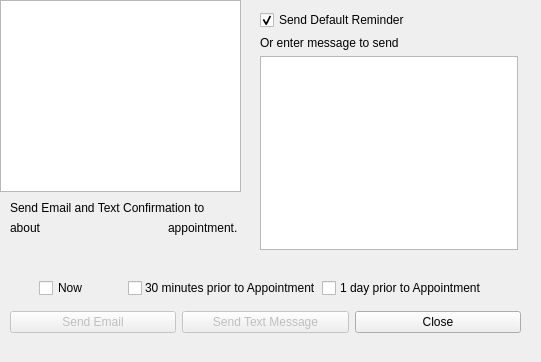
<?xml version="1.0" encoding="UTF-8"?>
<ui version="4.0">
 <class>sendEmailReminder</class>
 <widget class="QDialog" name="sendEmailReminder">
  <property name="geometry">
   <rect>
    <x>0</x>
    <y>0</y>
    <width>541</width>
    <height>362</height>
   </rect>
  </property>
  <property name="windowTitle">
   <string>Dialog</string>
  </property>
  <widget class="QTableView" name="AppointmentView">
   <property name="geometry">
    <rect>
     <x>0</x>
     <y>0</y>
     <width>241</width>
     <height>192</height>
    </rect>
   </property>
  </widget>
  <widget class="QWidget" name="layoutWidget">
   <property name="geometry">
    <rect>
     <x>10</x>
     <y>310</y>
     <width>511</width>
     <height>24</height>
    </rect>
   </property>
   <layout class="QHBoxLayout" name="horizontalLayout">
    <item>
     <widget class="QPushButton" name="pushButton">
      <property name="enabled">
       <bool>false</bool>
      </property>
      <property name="text">
       <string>Send Email</string>
      </property>
     </widget>
    </item>
    <item>
     <widget class="QPushButton" name="pushButton_3">
      <property name="enabled">
       <bool>false</bool>
      </property>
      <property name="text">
       <string>Send Text Message</string>
      </property>
     </widget>
    </item>
    <item>
     <widget class="QPushButton" name="pushButton_2">
      <property name="text">
       <string>Close</string>
      </property>
     </widget>
    </item>
   </layout>
  </widget>
  <widget class="QWidget" name="layoutWidget">
   <property name="geometry">
    <rect>
     <x>10</x>
     <y>220</y>
     <width>231</width>
     <height>16</height>
    </rect>
   </property>
   <layout class="QHBoxLayout" name="horizontalLayout_2">
    <item>
     <widget class="QLabel" name="label_2">
      <property name="text">
       <string>about</string>
      </property>
     </widget>
    </item>
    <item>
     <widget class="QLabel" name="appointmentLabel">
      <property name="text">
       <string/>
      </property>
     </widget>
    </item>
    <item>
     <widget class="QLabel" name="label_4">
      <property name="text">
       <string>appointment.</string>
      </property>
     </widget>
    </item>
   </layout>
  </widget>
  <widget class="QWidget" name="layoutWidget">
   <property name="geometry">
    <rect>
     <x>10</x>
     <y>200</y>
     <width>271</width>
     <height>16</height>
    </rect>
   </property>
   <layout class="QHBoxLayout" name="horizontalLayout_3">
    <item>
     <widget class="QLabel" name="label">
      <property name="text">
       <string>Send Email and Text Confirmation to </string>
      </property>
     </widget>
    </item>
    <item>
     <widget class="QLabel" name="contactLabel">
      <property name="text">
       <string/>
      </property>
     </widget>
    </item>
   </layout>
  </widget>
  <widget class="QWidget" name="layoutWidget">
   <property name="geometry">
    <rect>
     <x>260</x>
     <y>10</y>
     <width>258</width>
     <height>240</height>
    </rect>
   </property>
   <layout class="QVBoxLayout" name="verticalLayout">
    <item>
     <widget class="QCheckBox" name="checkBox">
      <property name="text">
       <string>Send Default Reminder</string>
      </property>
      <property name="checked">
       <bool>true</bool>
      </property>
     </widget>
    </item>
    <item>
     <widget class="QLabel" name="label_3">
      <property name="text">
       <string>Or enter message to send</string>
      </property>
      <property name="wordWrap">
       <bool>true</bool>
      </property>
     </widget>
    </item>
    <item>
     <widget class="QPlainTextEdit" name="BodyMessage"/>
    </item>
   </layout>
  </widget>
  <widget class="QCheckBox" name="NowBox">
   <property name="geometry">
    <rect>
     <x>39</x>
     <y>278</y>
     <width>49</width>
     <height>20</height>
    </rect>
   </property>
   <property name="text">
    <string>Now</string>
   </property>
  </widget>
  <widget class="QCheckBox" name="MinutesBox">
   <property name="geometry">
    <rect>
     <x>128</x>
     <y>280</y>
     <width>16</width>
     <height>16</height>
    </rect>
   </property>
   <property name="font">
    <font>
     <stylestrategy>PreferDefault</stylestrategy>
    </font>
   </property>
   <property name="text">
    <string/>
   </property>
  </widget>
  <widget class="QLabel" name="label_5">
   <property name="geometry">
    <rect>
     <x>145</x>
     <y>274</y>
     <width>171</width>
     <height>28</height>
    </rect>
   </property>
   <property name="text">
    <string>30 minutes prior to Appointment</string>
   </property>
   <property name="wordWrap">
    <bool>true</bool>
   </property>
  </widget>
  <widget class="QCheckBox" name="DayBox">
   <property name="geometry">
    <rect>
     <x>322</x>
     <y>280</y>
     <width>16</width>
     <height>16</height>
    </rect>
   </property>
   <property name="text">
    <string/>
   </property>
  </widget>
  <widget class="QLabel" name="label_6">
   <property name="geometry">
    <rect>
     <x>340</x>
     <y>274</y>
     <width>141</width>
     <height>28</height>
    </rect>
   </property>
   <property name="text">
    <string>1 day prior to Appointment</string>
   </property>
   <property name="wordWrap">
    <bool>true</bool>
   </property>
  </widget>
 </widget>
 <resources/>
 <connections/>
</ui>
